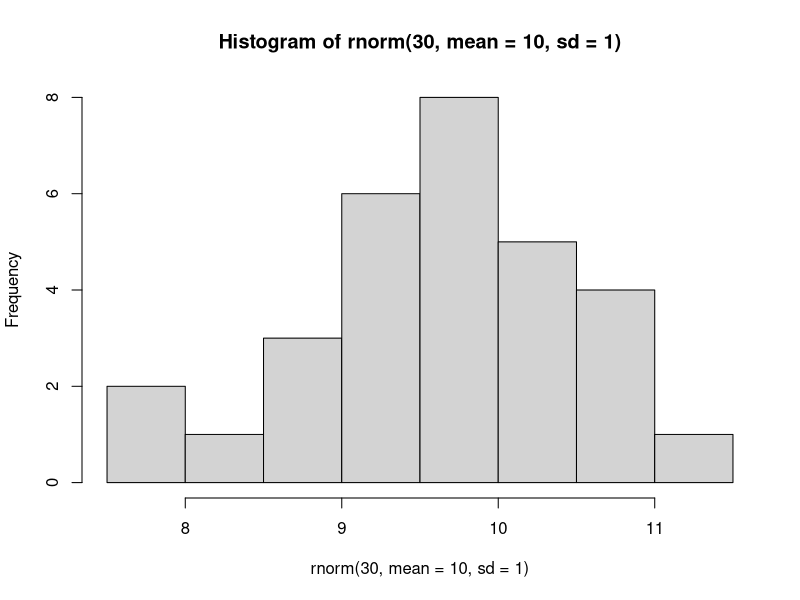

This chart was generated by the following R code:
#instalace balíčků
install.packages("tidyverse")
library(tidyverse)

print("hello world")

help(rlm, "MASS")
help.search("mtcars")

args(lm)
args(mean)
example(mean)

RSiteSearch("mean")
args(print)

print(x = "hello", quote = FALSE)

a <- 9
a = 9


getwd()
# setwd("DIRECTORY")
dir()

dir.create("../test")
dir()
getwd()
setwd("//Users//jindrichjehlicka//dev//unicorn")
file.create("../test/test.txt")


2 * 3
2^3

9 %/% 4


all.equal(0.3, 0.1 + 0.2)
9 %% 4 #modulus

sqrt(9)
factorial(4)

exp(5)

sin(4)
cos(4)
rnorm(1)
rnorm(10, mean = 10, sd = 1)
set.seed(10)
hist(rnorm(30, mean = 10, sd = 1))

1 == 1

1 == 2 / 2

all.equal(0.3, 0.1 + 0.2)

T & T
F | T

#%in%
c("Jana", "Petr") %in% c("Jana", "Karel")
"Jana" %in% c("Jana", "Karel")



